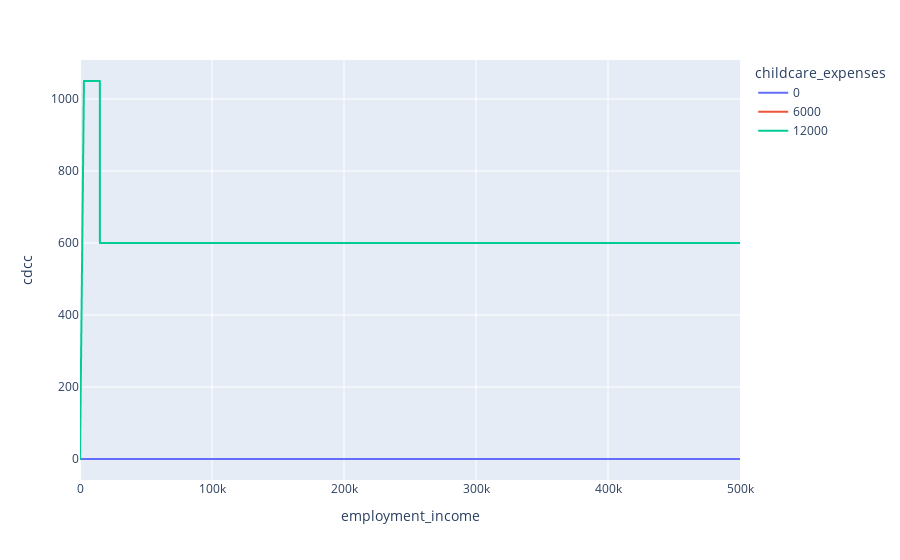

Notebook code for this chart:
### Code cell
px.line(df, "employment_income", "cdcc", color="childcare_expenses")

### Figure 1 — Plotly figure (JSON) as saved in the notebook; plotly's stock layout.template omitted (floating-point values rounded to 4 significant figures; data arrays with more than 128 entries replaced by an {"elided": "..."} marker saying what was removed)
{"data": [{"hovertemplate": "childcare_expenses=0<br>employment_income=%{x}<br>cdcc=%{y}<extra></extra>", "legendgroup": "0", "line": {"color": "#636efa", "dash": "solid"}, "marker": {"symbol": "circle"}, "mode": "lines", "name": "0", "showlegend": true, "type": "scattergl", "x": {"elided": "5001 int values"}, "xaxis": "x", "y": {"elided": "5001 int values"}, "yaxis": "y"}, {"hovertemplate": "childcare_expenses=6000<br>employment_income=%{x}<br>cdcc=%{y}<extra></extra>", "legendgroup": "6000", "line": {"color": "#EF553B", "dash": "solid"}, "marker": {"symbol": "circle"}, "mode": "lines", "name": "6000", "showlegend": true, "type": "scattergl", "x": {"elided": "5001 int values"}, "xaxis": "x", "y": {"elided": "5001 int values"}, "yaxis": "y"}, {"hovertemplate": "childcare_expenses=12000<br>employment_income=%{x}<br>cdcc=%{y}<extra></extra>", "legendgroup": "12000", "line": {"color": "#00cc96", "dash": "solid"}, "marker": {"symbol": "circle"}, "mode": "lines", "name": "12000", "showlegend": true, "type": "scattergl", "x": {"elided": "5001 int values"}, "xaxis": "x", "y": {"elided": "5001 int values"}, "yaxis": "y"}], "layout": {"legend": {"title": {"text": "childcare_expenses"}, "tracegroupgap": 0}, "margin": {"t": 60}, "xaxis": {"anchor": "y", "domain": [0, 1], "title": {"text": "employment_income"}}, "yaxis": {"anchor": "x", "domain": [0, 1], "title": {"text": "cdcc"}}}}
